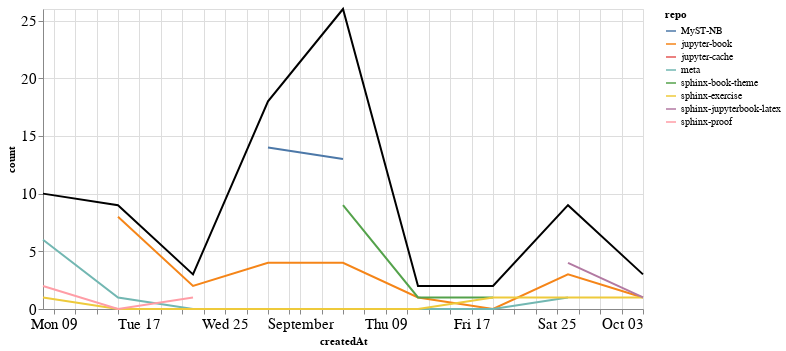

The cell this chart's notebook holds for it:
### Markdown cell above
### Comments

### Code cell
comments_time = comments.groupby('repo').resample('W', on='createdAt').count()['author'].reset_index()
comments_time = comments_time.rename(columns={'author': 'count'})
comments_time_total = comments_time.groupby('createdAt').agg({"count": "sum"}).reset_index()
ch1 = alt.Chart(comments_time, width=600).mark_line().encode(
    x='createdAt',
    y='count',
    color='repo',
    tooltip="repo"
)

ch2 = alt.Chart(comments_time_total, width=600).mark_line(color="black").encode(
    x='createdAt',
    y='count',
)

ch1 + ch2

### Figure 1 — Vega-Lite specification as saved in the notebook (floating-point values rounded to 4 significant figures)
{"config": {"axisLeft": {"labelFontSize": 15}, "axisBottom": {"labelFontSize": 15}}, "layer": [{"data": {"name": "data-6f28ee867be14a1ad33c98ea2369c490"}, "mark": "line", "encoding": {"color": {"type": "nominal", "field": "repo"}, "tooltip": {"type": "nominal", "field": "repo"}, "x": {"type": "temporal", "field": "createdAt"}, "y": {"type": "quantitative", "field": "count"}}, "width": 600}, {"data": {"name": "data-e4ec6d11db57dcdc2c01d3168b44e89c"}, "mark": {"type": "line", "color": "black"}, "encoding": {"x": {"type": "temporal", "field": "createdAt"}, "y": {"type": "quantitative", "field": "count"}}, "width": 600}], "$schema": "https://vega.github.io/schema/vega-lite/v4.8.1.json", "datasets": {"data-6f28ee867be14a1ad33c98ea2369c490": [{"repo": "MyST-NB", "createdAt": "2021-08-29T00:00:00", "count": 14}, {"repo": "MyST-NB", "createdAt": "2021-09-05T00:00:00", "count": 13}, {"repo": "jupyter-book", "createdAt": "2021-08-15T00:00:00", "count": 8}, {"repo": "jupyter-book", "createdAt": "2021-08-22T00:00:00", "count": 2}, {"repo": "jupyter-book", "createdAt": "2021-08-29T00:00:00", "count": 4}, {"repo": "jupyter-book", "createdAt": "2021-09-05T00:00:00", "count": 4}, {"repo": "jupyter-book", "createdAt": "2021-09-12T00:00:00", "count": 1}, {"repo": "jupyter-book", "createdAt": "2021-09-19T00:00:00", "count": 0}, {"repo": "jupyter-book", "createdAt": "2021-09-26T00:00:00", "count": 3}, {"repo": "jupyter-book", "createdAt": "2021-10-03T00:00:00", "count": 1}, {"repo": "jupyter-cache", "createdAt": "2021-08-08T00:00:00", "count": 1}, {"repo": "meta", "createdAt": "2021-08-08T00:00:00", "count": 6}, {"repo": "meta", "createdAt": "2021-08-15T00:00:00", "count": 1}, {"repo": "meta", "createdAt": "2021-08-22T00:00:00", "count": 0}, {"repo": "meta", "createdAt": "2021-08-29T00:00:00", "count": 0}, {"repo": "meta", "createdAt": "2021-09-05T00:00:00", "count": 0}, {"repo": "meta", "createdAt": "2021-09-12T00:00:00", "count": 0}, {"repo": "meta", "createdAt": "2021-09-19T00:00:00", "count": 0}, {"repo": "meta", "createdAt": "2021-09-26T00:00:00", "count": 1}, {"repo": "sphinx-book-theme", "createdAt": "2021-09-05T00:00:00", "count": 9}, {"repo": "sphinx-book-theme", "createdAt": "2021-09-12T00:00:00", "count": 1}, {"repo": "sphinx-book-theme", "createdAt": "2021-09-19T00:00:00", "count": 1}, {"repo": "sphinx-exercise", "createdAt": "2021-08-08T00:00:00", "count": 1}, {"repo": "sphinx-exercise", "createdAt": "2021-08-15T00:00:00", "count": 0}, {"repo": "sphinx-exercise", "createdAt": "2021-08-22T00:00:00", "count": 0}, {"repo": "sphinx-exercise", "createdAt": "2021-08-29T00:00:00", "count": 0}, {"repo": "sphinx-exercise", "createdAt": "2021-09-05T00:00:00", "count": 0}, {"repo": "sphinx-exercise", "createdAt": "2021-09-12T00:00:00", "count": 0}, {"repo": "sphinx-exercise", "createdAt": "2021-09-19T00:00:00", "count": 1}, {"repo": "sphinx-exercise", "createdAt": "2021-09-26T00:00:00", "count": 1}, {"repo": "sphinx-exercise", "createdAt": "2021-10-03T00:00:00", "count": 1}, {"repo": "sphinx-jupyterbook-latex", "createdAt": "2021-09-26T00:00:00", "count": 4}, {"repo": "sphinx-jupyterbook-latex", "createdAt": "2021-10-03T00:00:00", "count": 1}, {"repo": "sphinx-proof", "createdAt": "2021-08-08T00:00:00", "count": 2}, {"repo": "sphinx-proof", "createdAt": "2021-08-15T00:00:00", "count": 0}, {"repo": "sphinx-proof", "createdAt": "2021-08-22T00:00:00", "count": 1}], "data-e4ec6d11db57dcdc2c01d3168b44e89c": [{"createdAt": "2021-08-08T00:00:00", "count": 10}, {"createdAt": "2021-08-15T00:00:00", "count": 9}, {"createdAt": "2021-08-22T00:00:00", "count": 3}, {"createdAt": "2021-08-29T00:00:00", "count": 18}, {"createdAt": "2021-09-05T00:00:00", "count": 26}, {"createdAt": "2021-09-12T00:00:00", "count": 2}, {"createdAt": "2021-09-19T00:00:00", "count": 2}, {"createdAt": "2021-09-26T00:00:00", "count": 9}, {"createdAt": "2021-10-03T00:00:00", "count": 3}]}}
